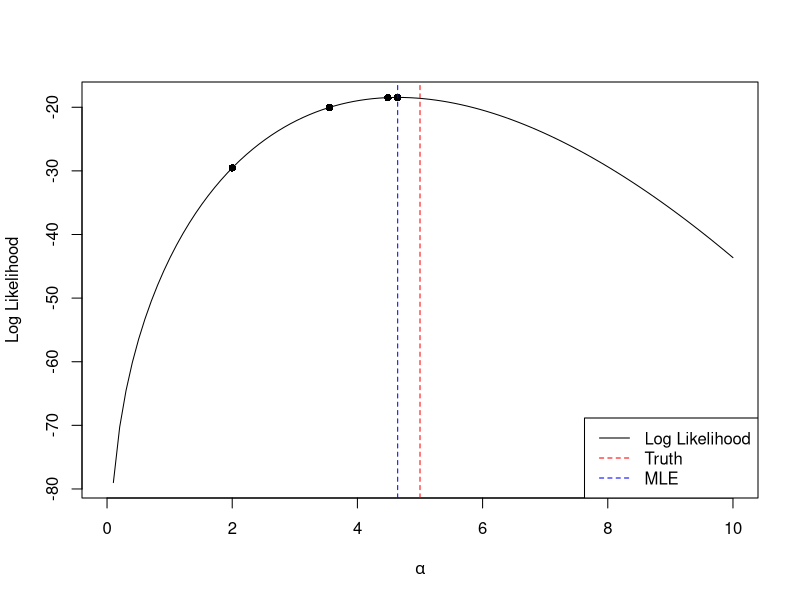
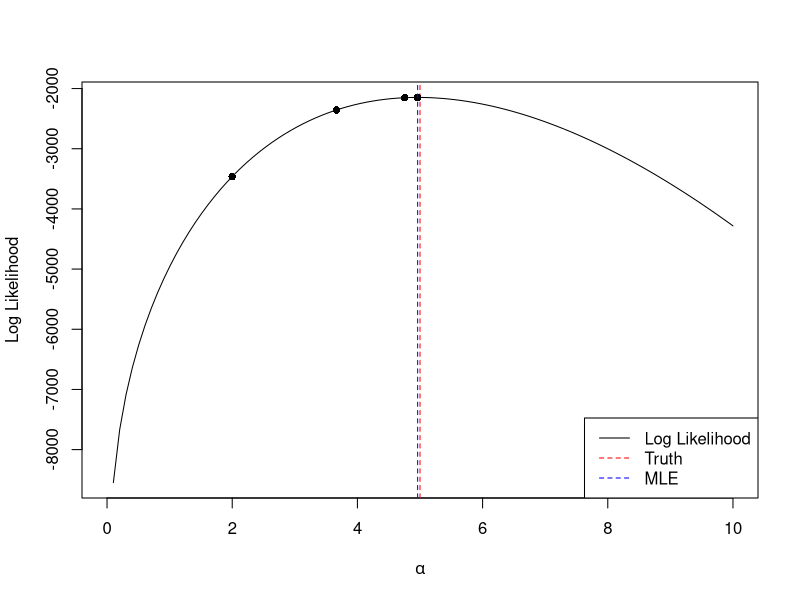
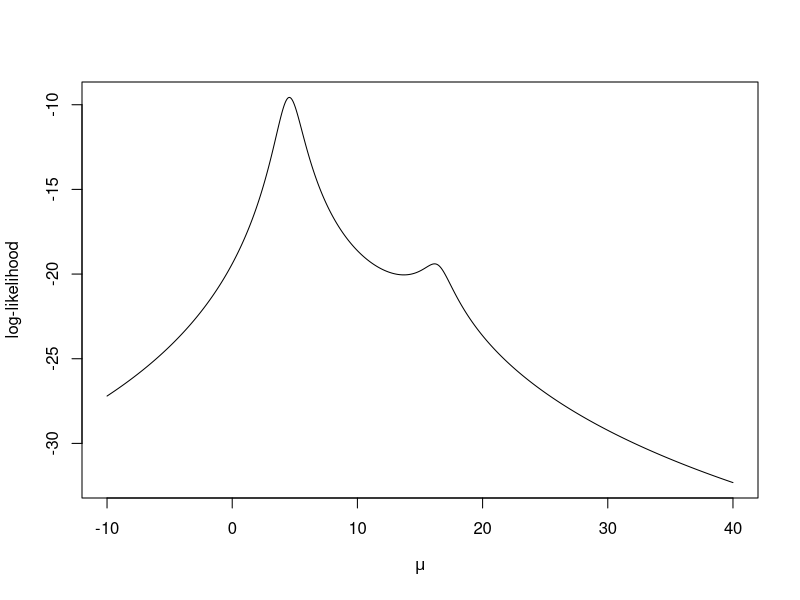
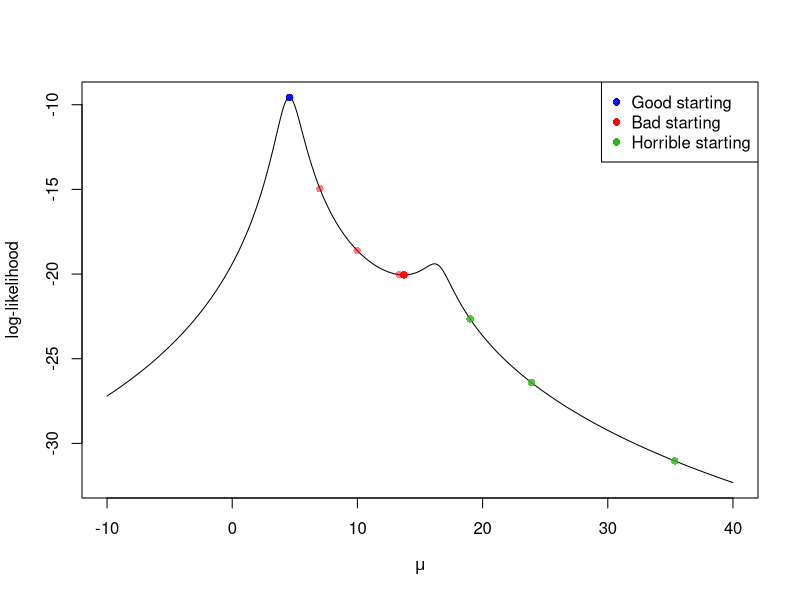
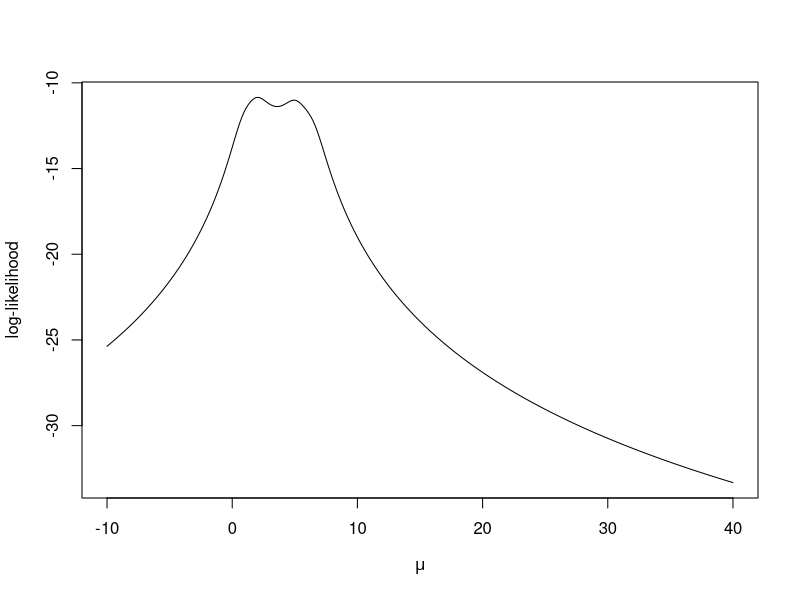
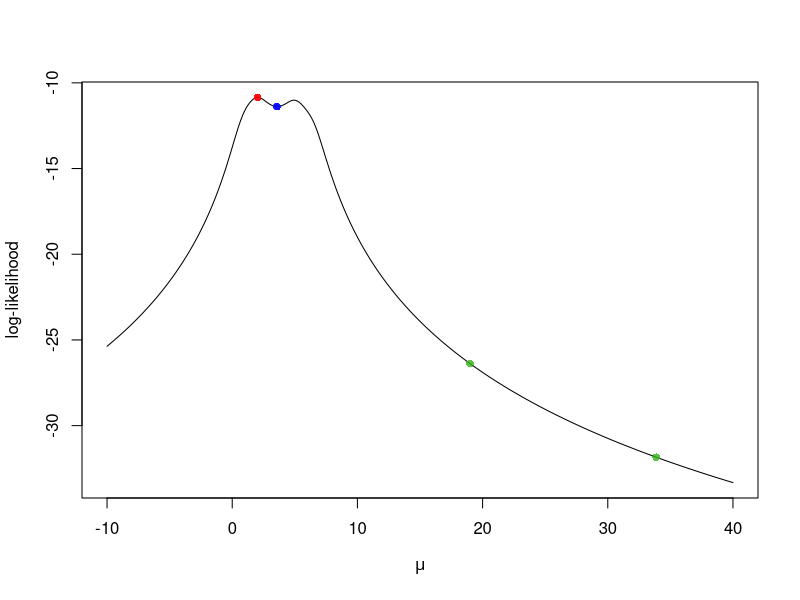
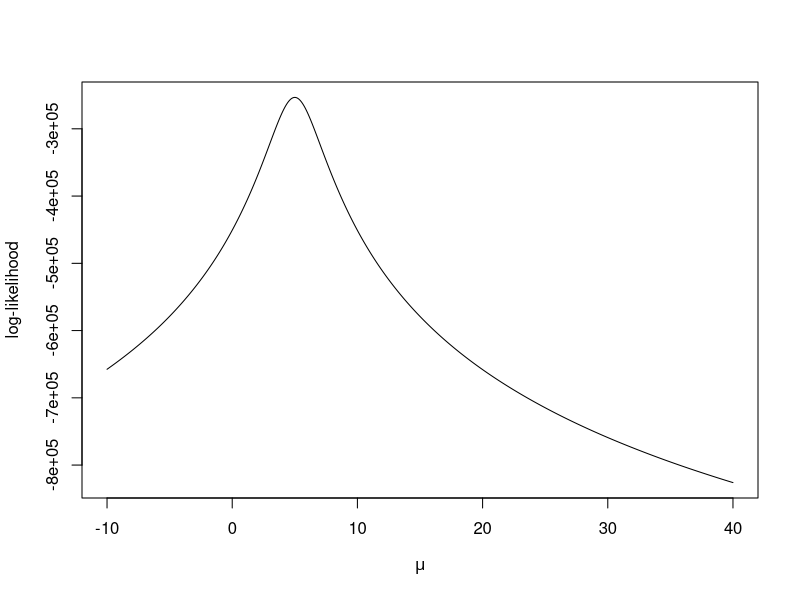
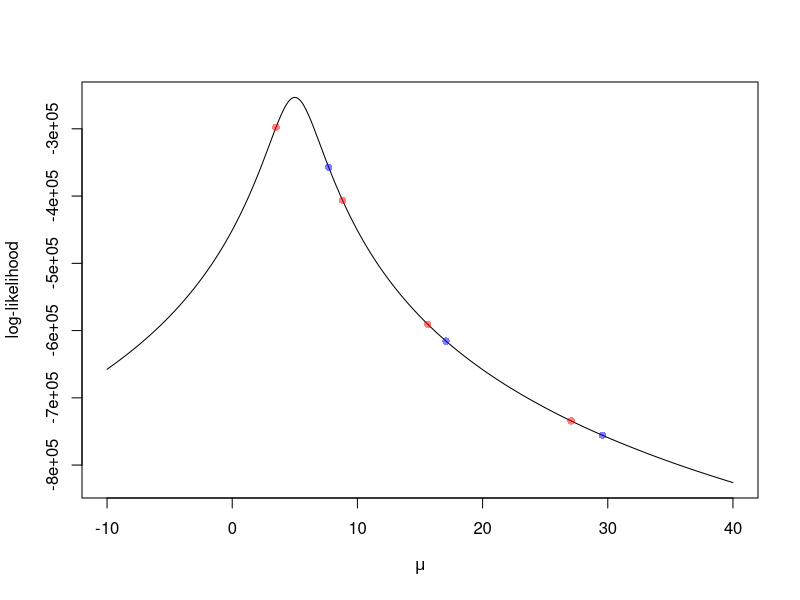

Recreate these plots in R, in order.
####################################################
### MLE for Gamma(alpha, 1)
####################################################
set.seed(100)
library(pracma)  #for psi function

####################################################
# riginal data sample size is small first
# The NR methods estimates the MLE. Here the 
# blue and red lines will not match because
# the data is not large enough for the consistency of 
# the MLE to kick in.


alpha <- 5 #true value of alpha
n <- 10 # actual data size is small first
dat <- rgamma(n, shape = alpha, rate = 1)

alpha_newton <- numeric()
epsilon <- 1e-8  #some tolerance level preset
alpha_newton[1] <- 2  #alpha_0
count <- 1
tol <- 100 # large number
while(tol > epsilon)
{
  count <- count + 1
  
  #first derivative
  f.prime <- -n*psi(k = 0, alpha_newton[count - 1]) + sum(log(dat))
  
  #second derivative
  f.dprime <- -n*psi(k = 1, alpha_newton[count - 1])
  alpha_newton[count] <- alpha_newton[count - 1] - f.prime/f.dprime
  tol <- abs(alpha_newton[count] - alpha_newton[count-1])
}
alpha_newton

#Plot the log.likelihood for different values of alpha
alpha.grid <- seq(0, 10, length = 100)
log.like <- numeric(length = 100)
for(i in 1:100)
{
  log.like[i] <- sum(dgamma(dat, shape = alpha.grid[i], log = TRUE))
}
plot(alpha.grid, log.like, type = 'l', xlab = expression(alpha), ylab = "Log Likelihood")
abline(v = alpha, col = "red", lty = 2)
for(t in 1:count)
{
  points(alpha_newton[t], sum(dgamma(dat, shape = alpha_newton[t], log = TRUE)), pch = 16)
}
abline(v = tail(alpha_newton[count]), col = "blue", lty = 2)
legend("bottomright", legend = c("Log Likelihood", "Truth", "MLE"), lty = c(1,2,2), col = c("black", "red", "blue"))




####################################################
# Increasing original data sample size.
# Now the MLE is closer to the "truth"
# and our NR method obtains the MLE.
# Blue and red lines should match a lot

# Randomly generate data
alpha <- 5 #true value of alpha
n <- 1000 # actual data size is small first
dat <- rgamma(n, shape = alpha, rate = 1)

alpha_newton <- numeric()
epsilon <- 1e-8  #some tolerance level preset
alpha_newton[1] <- 2  #alpha_0
count <- 1
tol <- 100 # large number
while(tol > epsilon)
{
  count <- count + 1
  f.prime <- -n*psi(k = 0, alpha_newton[count - 1]) + sum(log(dat))
  f.dprime <- -n*psi(k = 1, alpha_newton[count - 1])
  alpha_newton[count] <- alpha_newton[count - 1] - f.prime/f.dprime
  tol <- abs(alpha_newton[count] - alpha_newton[count-1])
}
alpha_newton

#Plot the log.likelihood for different values of alpha
alpha.grid <- seq(0, 10, length = 100)
log.like <- numeric(length = 100)
for(i in 1:100)
{
  log.like[i] <- sum(dgamma(dat, shape = alpha.grid[i], log = TRUE))
}
plot(alpha.grid, log.like, type = 'l', xlab = expression(alpha), ylab = "Log Likelihood")
abline(v = alpha, col = "red", lty = 2)
for(t in 1:count)
{
  points(alpha_newton[t], sum(dgamma(dat, shape = alpha_newton[t], log = TRUE)), pch = 16)
}
abline(v = tail(alpha_newton[count]), col = "blue", lty = 2)
legend("bottomright", legend = c("Log Likelihood", "Truth", "MLE"), lty = c(1,2,2), col = c("black", "red", "blue"))







################################################
## MLE for location Cauchy distribution using
## Newton-Raphson method
## We will plot the likelihood as well
################################################
set.seed(1)
mu.star <- 5  # Setting true mu
n <- 4  # sample size
X <- rt(n, df = 1) + mu.star

## Function calculates  the log-likelihood
log.like <- function(mu, X)
{
  n <- length(X)
  rtn <- -n*log(pi) - sum( log(1 + (X - mu)^2) )
  return(rtn)
}

mu.x <- seq(-10, 40, length = 1e3)  # A sequence of mu's 
ll.est <- sapply(mu.x, log.like, X)  # evaluating log-likelihood at the mus
plot(mu.x, ll.est, type = 'l', ylab = "log-likelihood", xlab = expression(mu))  # plotting log-likelihood. Not concave, so we need to choose good starting values.


## Starting Newton-Raphson method
tol <- 1e-5  # tolerance level for when to stop algorithm


## Returns derivate of log-likelihood
f.prime <- function(X, mu)
{
  rtn <- sum(2* (X - mu)/(1 + (X-mu)^2))  #f.prime
  return(rtn)
}

# Returns double derivative of log-likelihood.
f.double.prime <- function(X, mu)
{
  rtn <- sum( 2 * ( 2*(X-mu)^2/ (1 + (X - mu)^2)^2  - (1 + (X-mu)^2)^(-1) )  )
  return(rtn)
}

## Loop below stops when |mu_(k+1) - mu_(k)| < tol

current <- median(X)  # Good starting value
diff <- 100  # inital large value for difference
iter <- 0    # counting the number of iterations

mu.k <- current
while( (diff > tol) && iter < 100)
{
  iter <- iter + 1
  update <- current - f.prime(X, current)/f.double.prime(X, current)  # NR update
  mu.k <- c(mu.k, update)
  diff <- abs(current - update)
  current <- update
}
current  # final approximation to MLE
evals <- sapply(mu.k, log.like, X)
plot(mu.x, ll.est, type = 'l', ylab = "log-likelihood", xlab = expression(mu))
points(mu.k, evals, pch = 16, col = rgb(0,0,1, alpha = .5))


## Loop below stops when |mu_(k+1) - mu_(k)| < tol
current <- 7  # Bad starting value
diff <- 100
iter <- 0
mu.k <- current
while( (diff > tol) && iter < 100)
{
  iter <- iter + 1
  update <- current - f.prime(X, current)/f.double.prime(X, current)
  mu.k <- c(mu.k, update)
  diff <- abs(current - update)
  current <- update
}
current  # final approximation to MLE
evals <- sapply(mu.k, log.like, X)
points(mu.k, evals, pch = 16, col = rgb(1,0,0, alpha = .5))

current <- 19  # Worst starting value
diff <- 100
iter <- 0
mu.k <- current
while( (diff > tol) && iter < 100)
{
  iter <- iter + 1
  update <- current - f.prime(X, current)/f.double.prime(X, current)
  mu.k <- c(mu.k, update)
  diff <- abs(current - update)
  current <- update
}
current  # final approximation to MLE
evals <- sapply(mu.k, log.like, X)
points(mu.k, evals, pch = 16, col = rgb(.2,.7,.1, alpha = .8))

legend("topright", legend = c("Good starting", "Bad starting", "Horrible starting"), pch = 16, col = c("blue", "red", rgb(.2,.7,.1)))






###########################################
### Repeating again with a different seed
###########################################
set.seed(10)

mu.star <- 5  # Setting true mu
n <- 4  # sample size
X <- rt(n, df = 1) + mu.star

## Function calculates  the log-likelihood
log.like <- function(mu, X)
{
  n <- length(X)
  rtn <- -n*log(pi) - sum( log(1 + (X - mu)^2) )
  return(rtn)
}

mu.x <- seq(-10, 40, length = 1e3)  # A sequence of mu's 
ll.est <- sapply(mu.x, log.like, X)  # evaluating log-likelihood at the mus
plot(mu.x, ll.est, type = 'l', ylab = "log-likelihood", xlab = expression(mu))  # plotting log-likelihood. Not concave, so we need to choose good starting values.


## Starting Newton-Raphson method
tol <- 1e-5  # tolerance level for when to stop algorithm

## Loop below stops when |mu_(k+1) - mu_(k)| < tol

current <- median(X)  # Good starting value
diff <- 100  # inital large value for difference
iter <- 0    # counting the number of iterations

mu.k <- current
while( (diff > tol) && iter < 100)
{
  iter <- iter + 1
  update <- current - f.prime(X, current)/f.double.prime(X, current)  # NR update
  mu.k <- c(mu.k, update)
  diff <- abs(current - update)
  current <- update
}
current  # final approximation to MLE
evals <- sapply(mu.k, log.like, X)
plot(mu.x, ll.est, type = 'l', ylab = "log-likelihood", xlab = expression(mu))
points(mu.k, evals, pch = 16, col = rgb(0,0,1, alpha = .5))


## Loop below stops when |mu_(k+1) - mu_(k)| < tol
current <- 2  # Bad starting value
diff <- 100
iter <- 0
mu.k <- current
while( (diff > tol) && iter < 100)
{
  iter <- iter + 1
  update <- current - f.prime(X, current)/f.double.prime(X, current)
  mu.k <- c(mu.k, update)
  diff <- abs(current - update)
  current <- update
}
current  # final approximation to MLE
evals <- sapply(mu.k, log.like, X)
points(mu.k, evals, pch = 16, col = rgb(1,0,0, alpha = .5))

current <- 19  # Bad starting value
diff <- 100
iter <- 0
mu.k <- current
while( (diff > tol) && iter < 100)
{
  iter <- iter + 1
  update <- current - f.prime(X, current)/f.double.prime(X, current)
  mu.k <- c(mu.k, update)
  diff <- abs(current - update)
  current <- update
}
current  # final approximation to MLE
evals <- sapply(mu.k, log.like, X)
points(mu.k, evals, pch = 16, col = rgb(.2,.7,.1, alpha = .8))

## The problem here is that the sample size is low, so that the median and the MLE both are bad estimators.








###########################################
### Repeating with same seed but larger sampele size
###########################################
set.seed(10)

mu.star <- 5  # Setting true mu
n <- 1e5  # sample size
X <- rt(n, df = 1) + mu.star

## Function calculates  the log-likelihood
log.like <- function(mu, X)
{
  n <- length(X)
  rtn <- -n*log(pi) - sum( log(1 + (X - mu)^2) )
  return(rtn)
}

mu.x <- seq(-10, 40, length = 1e3)  # A sequence of mu's 
ll.est <- sapply(mu.x, log.like, X)  # evaluating log-likelihood at the mus
plot(mu.x, ll.est, type = 'l', ylab = "log-likelihood", xlab = expression(mu))  # plotting log-likelihood. Not concave, so we need to choose good starting values.


## Starting Newton-Raphson method
tol <- 1e-5  # tolerance level for when to stop algorithm

## Loop below stops when |mu_(k+1) - mu_(k)| < tol

current <- mean(X)  # Good starting value
diff <- 100  # inital large value for difference
iter <- 0    # counting the number of iterations

mu.k <- current
while( (diff > tol) && iter < 100)
{
  iter <- iter + 1
  update <- current - f.prime(X, current)/f.double.prime(X, current)  # NR update
  mu.k <- c(mu.k, update)
  diff <- abs(current - update)
  current <- update
}
current  # final approximation to MLE
evals <- sapply(mu.k, log.like, X)
plot(mu.x, ll.est, type = 'l', ylab = "log-likelihood", xlab = expression(mu))
points(mu.k, evals, pch = 16, col = rgb(0,0,1, alpha = .5))


## Loop below stops when |mu_(k+1) - mu_(k)| < tol
current <- 3.5    # Very large jump!
diff <- 100
iter <- 0
mu.k <- current
while( (diff > tol) && iter < 100)
{
  iter <- iter + 1
  update <- current - f.prime(X, current)/f.double.prime(X, current)
  mu.k <- c(mu.k, update)
  diff <- abs(current - update)
  current <- update
}
current  # final approximation to MLE
evals <- sapply(mu.k, log.like, X)
points(mu.k, evals, pch = 16, col = rgb(1,0,0, alpha = .5))

## The problem here is that the jumps are very large, so it's better to use Modified Newton-Raphson (see problem set)






















